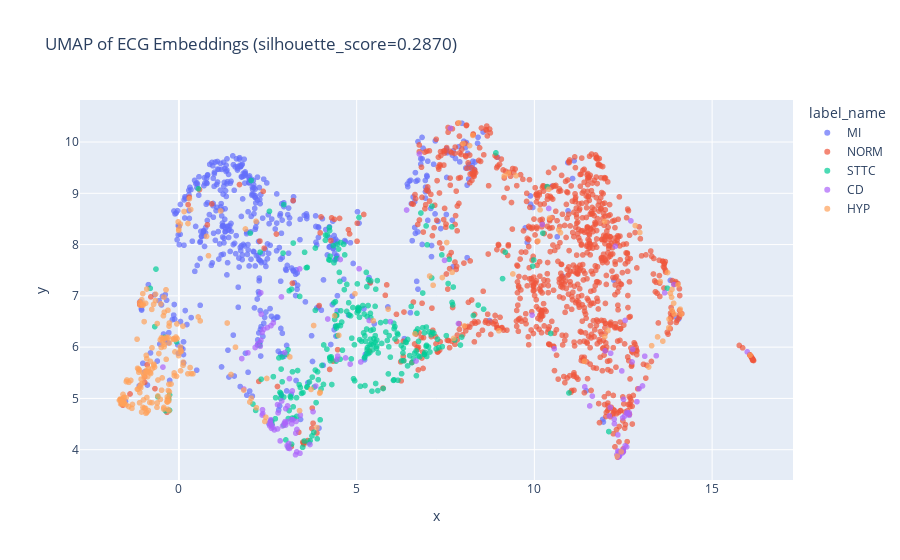

Notebook cell for this chart:
### Markdown cell above
### MLP - (ecg_emb) -> 256 -> 5

### Code cell
generate_umap_plot(*extract_embeddings_ecg(load_ecg_encoder(
    model_checkpoint_path="/home/giovanidl/doutorado/prelim/checkpoints/ecg/",
    model_checkpoint_name="MLP256_Epoch_12_20260128_165950.pt"
    ), val_loader_robust_text), save_path="umap_ecg.html")

### Figure 1 — Plotly figure (JSON) as saved in the notebook; plotly's stock layout.template omitted (floating-point values rounded to 4 significant figures; data arrays with more than 128 entries replaced by an {"elided": "..."} marker saying what was removed)
{"data": [{"hovertemplate": "label_name=MI<br>x=%{x}<br>y=%{y}<extra></extra>", "legendgroup": "MI", "marker": {"color": "#636efa", "opacity": 0.7, "symbol": "circle"}, "mode": "markers", "name": "MI", "showlegend": true, "type": "scattergl", "x": {"elided": "535 float values"}, "xaxis": "x", "y": {"elided": "535 float values"}, "yaxis": "y"}, {"hovertemplate": "label_name=NORM<br>x=%{x}<br>y=%{y}<extra></extra>", "legendgroup": "NORM", "marker": {"color": "#EF553B", "opacity": 0.7, "symbol": "circle"}, "mode": "markers", "name": "NORM", "showlegend": true, "type": "scattergl", "x": {"elided": "995 float values"}, "xaxis": "x", "y": {"elided": "995 float values"}, "yaxis": "y"}, {"hovertemplate": "label_name=STTC<br>x=%{x}<br>y=%{y}<extra></extra>", "legendgroup": "STTC", "marker": {"color": "#00cc96", "opacity": 0.7, "symbol": "circle"}, "mode": "markers", "name": "STTC", "showlegend": true, "type": "scattergl", "x": {"elided": "287 float values"}, "xaxis": "x", "y": {"elided": "287 float values"}, "yaxis": "y"}, {"hovertemplate": "label_name=CD<br>x=%{x}<br>y=%{y}<extra></extra>", "legendgroup": "CD", "marker": {"color": "#ab63fa", "opacity": 0.7, "symbol": "circle"}, "mode": "markers", "name": "CD", "showlegend": true, "type": "scattergl", "x": {"elided": "129 float values"}, "xaxis": "x", "y": {"elided": "129 float values"}, "yaxis": "y"}, {"hovertemplate": "label_name=HYP<br>x=%{x}<br>y=%{y}<extra></extra>", "legendgroup": "HYP", "marker": {"color": "#FFA15A", "opacity": 0.7, "symbol": "circle"}, "mode": "markers", "name": "HYP", "showlegend": true, "type": "scattergl", "x": {"elided": "237 float values"}, "xaxis": "x", "y": {"elided": "237 float values"}, "yaxis": "y"}], "layout": {"legend": {"title": {"text": "label_name"}, "tracegroupgap": 0}, "title": {"text": "UMAP of ECG Embeddings (silhouette_score=0.2870)"}, "xaxis": {"anchor": "y", "domain": [0, 1], "title": {"text": "x"}}, "yaxis": {"anchor": "x", "domain": [0, 1], "title": {"text": "y"}}}}
